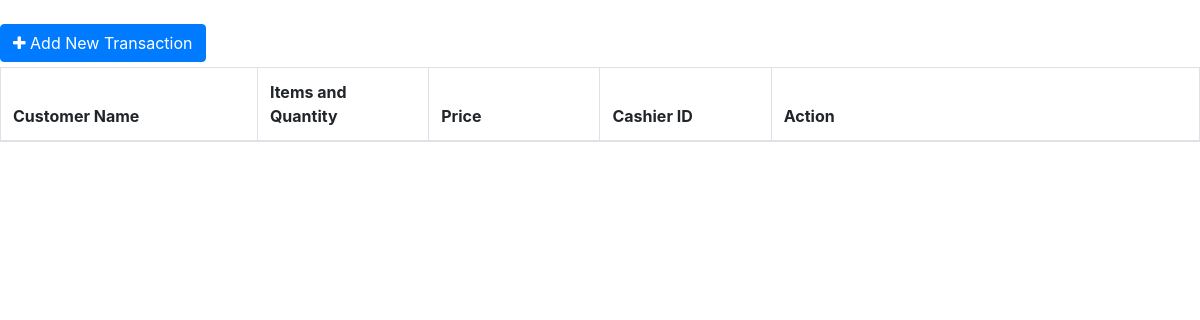
The page /index.php/crud on the database as committed earlier.
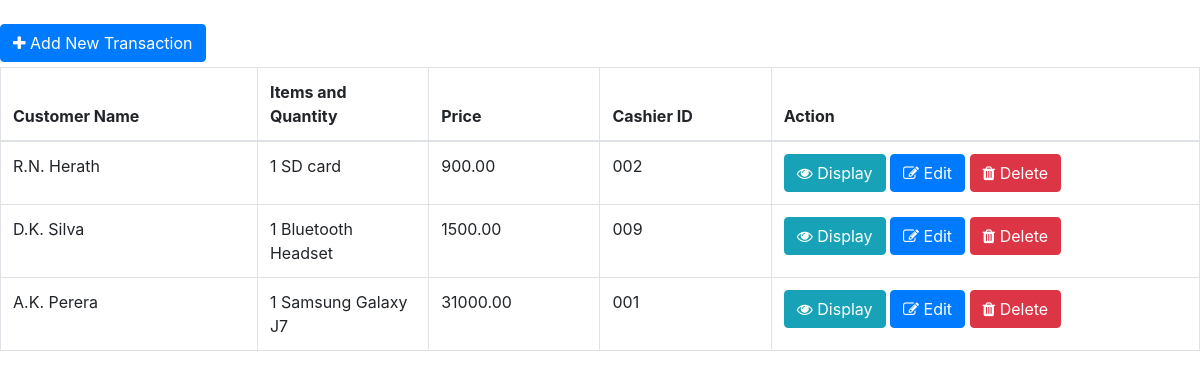
The same page on the database as committed later.
### tables this page shows
CREATE TABLE IF NOT EXISTS `trans` (
  `Bill_No` int(4) NOT NULL,
  `Date` date NOT NULL,
  `Customer_Name` varchar(20) NOT NULL,
  `Customer_Contact` bigint(10) NOT NULL,
  `Item_Quantity` varchar(225) NOT NULL,
  `Price` varchar(20) NOT NULL,
  `Cashier_ID` varchar(4) NOT NULL,
  PRIMARY KEY (`Bill_No`)
);

### application/controllers/crud.php (called while the page is built, shortened)
<?php
class crud extends CI_Controller {
    public function __construct() {
        $this->load->model('crud_model', 'trans');
    }
    public function index() {
        $data['page'] = 'trans-list';
        $data['title'] = 'Transaction List';
        $data['transInfo'] = $this->trans->getTransList();
        $this->load->view('trans/index', $data);
    }
}
?>

### index.php (called while the page is built, shortened)
<?php
require_once BASEPATH.'core/CodeIgniter.php';

### application/models/crud_model.php (called while the page is built, shortened)
<?php
class crud_model extends CI_Model {
    public function getTransList() {
        $this->db->select(array('t.Bill_No', 't.Date', 't.Customer_Name', 't.Customer_Contact', 't.Item_Quantity', 't.Price', 't.Cashier_ID'));
        $this->db->from('trans t');
        $query = $this->db->get();
        return $query->result_array();
    }
}
?>

### application/views/trans/index.php (the view)
<?php
$this->load->view('templates/header');
?>
<div class="row">
    <div class="col-lg-12">
        <br>
    </div>
</div>
<div class="row">
    <div class="col-lg-12">
        <a href="<?php print site_url();?>/add" class="pull-left btn btn-primary btn-xs" style="margin-bottom: 5px;"><i class="fa fa-plus"></i> Add New Transaction</a>
    </div>
</div>
<div class="row">
        <div class="col-lg-12">
    <table class="table table-bordered">
    <thead>
      <tr>
        <th width="15%">Customer Name</th>
        <th width="10%">Items and Quantity</th>
        <th width="10%">Price</th>
        <th width="10%">Cashier ID</th>
        <th width="25%">Action</th>
      </tr>
    </thead>
    <tbody>
        <?php foreach($transInfo as $key=>$element) { ?>
      <tr>
        <td><?php print $element['Customer_Name']; ?></td>
        <td><?php print $element['Item_Quantity']; ?></td>
        <td><?php print $element['Price']; ?></td>
        <td><?php print $element['Cashier_ID']; ?></td>
        <td>
            <a title="Display" href="<?php print site_url();?>/display/<?php print $element['Bill_No'];?>" class="btn btn-info btn-xs"><i class="fa fa-eye"></i> Display </a>
            <a title="Edit" href="<?php print site_url();?>/edit/<?php print $element['Bill_No'];?>" class="btn btn-primary btn-xs"><i class="fa fa-edit"></i> Edit </a>
            <a title="Delete" href="<?php print site_url();?>/delete/<?php print $element['Bill_No'];?>" onClick="return confirm('Are you sure you want to delete?')" class="btn btn-danger btn-xs"><i class="fa fa-trash"></i> Delete </a>
        </td>
      </tr>
      <?php } ?>
    </tbody>
  </table>
</div>
</div>

### application/views/templates/header.php (shortened to what this page needs)
?><!DOCTYPE html>
<html lang="en">
<head>
<link rel="stylesheet" href="https://maxcdn.bootstrapcdn.com/bootstrap/4.0.0/css/bootstrap.min.css">
<link href="https://stackpath.bootstrapcdn.com/font-awesome/4.7.0/css/font-awesome.min.css" rel="stylesheet">
</head>
<body></body>
</html>

Rows that differ between the two databases and show on the page:
added trans: Customer_Name "R.N. Herath", Item_Quantity "1 SD card", Price "900.00", Cashier_ID "002"
added trans: Customer_Name "D.K. Silva", Item_Quantity "1 Bluetooth Headset", Price "1500.00", Cashier_ID "009"
added trans: Customer_Name "A.K. Perera", Item_Quantity "1 Samsung Galaxy J7", Price "31000.00", Cashier_ID "001"
